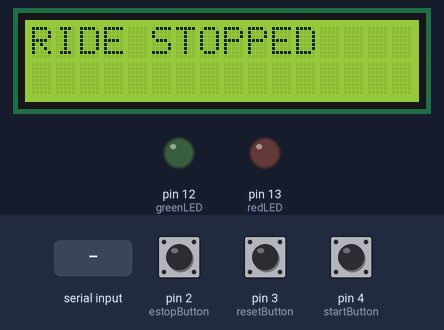
Bench run of a sketch on a simulated Arduino Uno, built with avr-gcc and run on an emulated ATmega328P. On the bench: 16×2 character LCD, output pins drawn as LEDs (lit = HIGH). The test bench sets the inputs (shaded band); at power-on: pin 2 (estopButton) HIGH, pin 3 (resetButton) HIGH, pin 4 (startButton) HIGH. What the sketch prints to the serial monitor is not drawn.

Above: at 2.2 s.
2.3 s: pin 2 (estopButton) pulled LOW for 0.15 s
At 3.3 s:
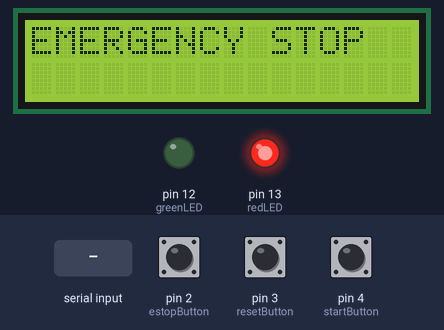
3.9 s: "START\n" received over Serial
At 4.8 s:
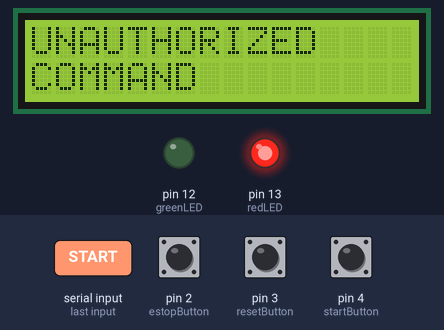
8.4 s: pin 3 (resetButton) pulled LOW for 0.15 s
At 9.1 s:
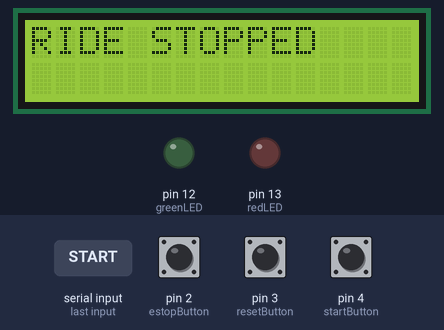
10.0 s: pin 4 (startButton) pulled LOW for 0.15 s
At 10.3 s:
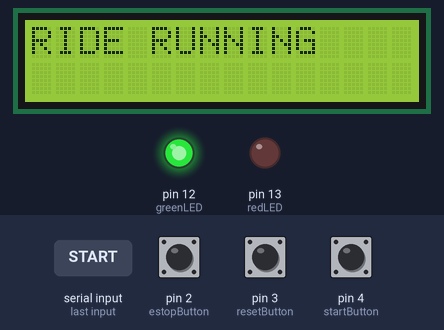
11.6 s: pin 2 (estopButton) pulled LOW for 1 s
At 12.8 s:
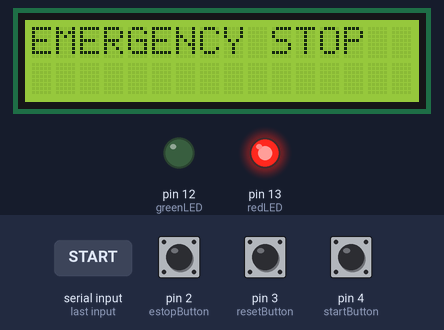
Timing chart, 0 to 14.6 s (numbered marks = the images above; inputs shaded):
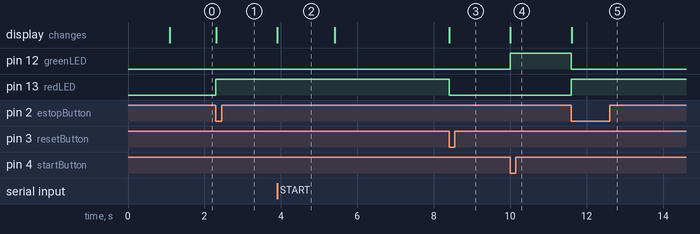

Measured:
- after the input at 2.3 s, pin 13 (redLED): LOW → HIGH at once; the display: changes at once (image 1)
- after the input at 3.9 s, the display: changes at once (image 2)
- after the input at 8.4 s, pin 13 (redLED): HIGH → LOW at once; the display: changes at once (image 3)
- after the input at 10.0 s, pin 12 (greenLED): LOW → HIGH at once; the display: changes at once (image 4)
- after the input at 11.6 s, pin 12 (greenLED): HIGH → LOW at once; pin 13 (redLED): LOW → HIGH at once; the display: changes at once (image 5)
- what the display in image 2 shows lasts 1.5 s, from 3.9 s to 5.4 s

The sketch:

Final_Code_Arduino.ino
```cpp
#include <LiquidCrystal.h>

// LCD pin mapping: RS, E, D4, D5, D6, D7
LiquidCrystal lcd(7, 6, 8, 9, 10, 11);

// LEDs
const int redLED = 13;
const int greenLED = 12;

// Buttons
const int estopButton = 2;
const int resetButton = 3;
const int startButton = 4;

// System state
bool rideRunning = false;
bool estopLatched = false;
bool attackDetected = false;

String command = "";

void showAttackAlert() {
  lcd.clear();
  lcd.setCursor(0, 0);
  lcd.print("UNAUTHORIZED");
  lcd.setCursor(0, 1);
  lcd.print("COMMAND");
  delay(1500);
  attackDetected = false;
}

void updateOutputs() {
  if (attackDetected) {
    showAttackAlert();
  }

  lcd.clear();

  if (estopLatched) {
    digitalWrite(greenLED, LOW);
    digitalWrite(redLED, HIGH);

    lcd.setCursor(0, 0);
    lcd.print("EMERGENCY STOP");
    Serial.println("STATE: EMERGENCY STOP");
  }
  else if (rideRunning) {
    digitalWrite(greenLED, HIGH);
    digitalWrite(redLED, LOW);

    lcd.setCursor(0, 0);
    lcd.print("RIDE RUNNING");
    Serial.println("STATE: RIDE RUNNING");
  }
  else {
    digitalWrite(greenLED, LOW);
    digitalWrite(redLED, LOW);

    lcd.setCursor(0, 0);
    lcd.print("RIDE STOPPED");
    Serial.println("STATE: RIDE STOPPED");
  }
}

void handleCommand(String cmd) {
  cmd.trim();
  cmd.toUpperCase();

  if (cmd == "STATUS") {
    updateOutputs();
  }
  else if (cmd == "START") {
    if (!estopLatched) {
      rideRunning = true;
      Serial.println("COMMAND ACCEPTED: START");
    } else {
      Serial.println("COMMAND BLOCKED: FAULT ACTIVE");
      attackDetected = true;
    }
    updateOutputs();
  }
  else if (cmd == "STOP") {
    rideRunning = false;
    Serial.println("COMMAND ACCEPTED: STOP");
    updateOutputs();
  }
  else {
    Serial.println("UNKNOWN COMMAND");
  }
}

void setup() {
  lcd.begin(16, 2);
  Serial.begin(9600);

  pinMode(greenLED, OUTPUT);
  pinMode(redLED, OUTPUT);

  pinMode(estopButton, INPUT_PULLUP);
  pinMode(resetButton, INPUT_PULLUP);
  pinMode(startButton, INPUT_PULLUP);

  lcd.setCursor(0, 0);
  lcd.print("System Ready");
  delay(1000);

  updateOutputs();

  Serial.println("Ride Controller Online");
  Serial.println("Available commands: START, STOP, STATUS");
}

void loop() {
  int estopState = digitalRead(estopButton);
  int resetState = digitalRead(resetButton);
  int startState = digitalRead(startButton);

  // E-STOP always wins
  if (estopState == LOW) {
    rideRunning = false;
    estopLatched = true;
    updateOutputs();
    delay(200);
  }

  // Reset clears fault only
  if (resetState == LOW && estopLatched) {
    estopLatched = false;
    rideRunning = false;
    updateOutputs();
    delay(200);
  }

  // Start only works if no fault is active
  if (startState == LOW && !estopLatched) {
    rideRunning = true;
    updateOutputs();
    delay(200);
  }

  // Serial command handling
  if (Serial.available() > 0) {
    command = Serial.readStringUntil('\n');
    handleCommand(command);
  }
}
```
